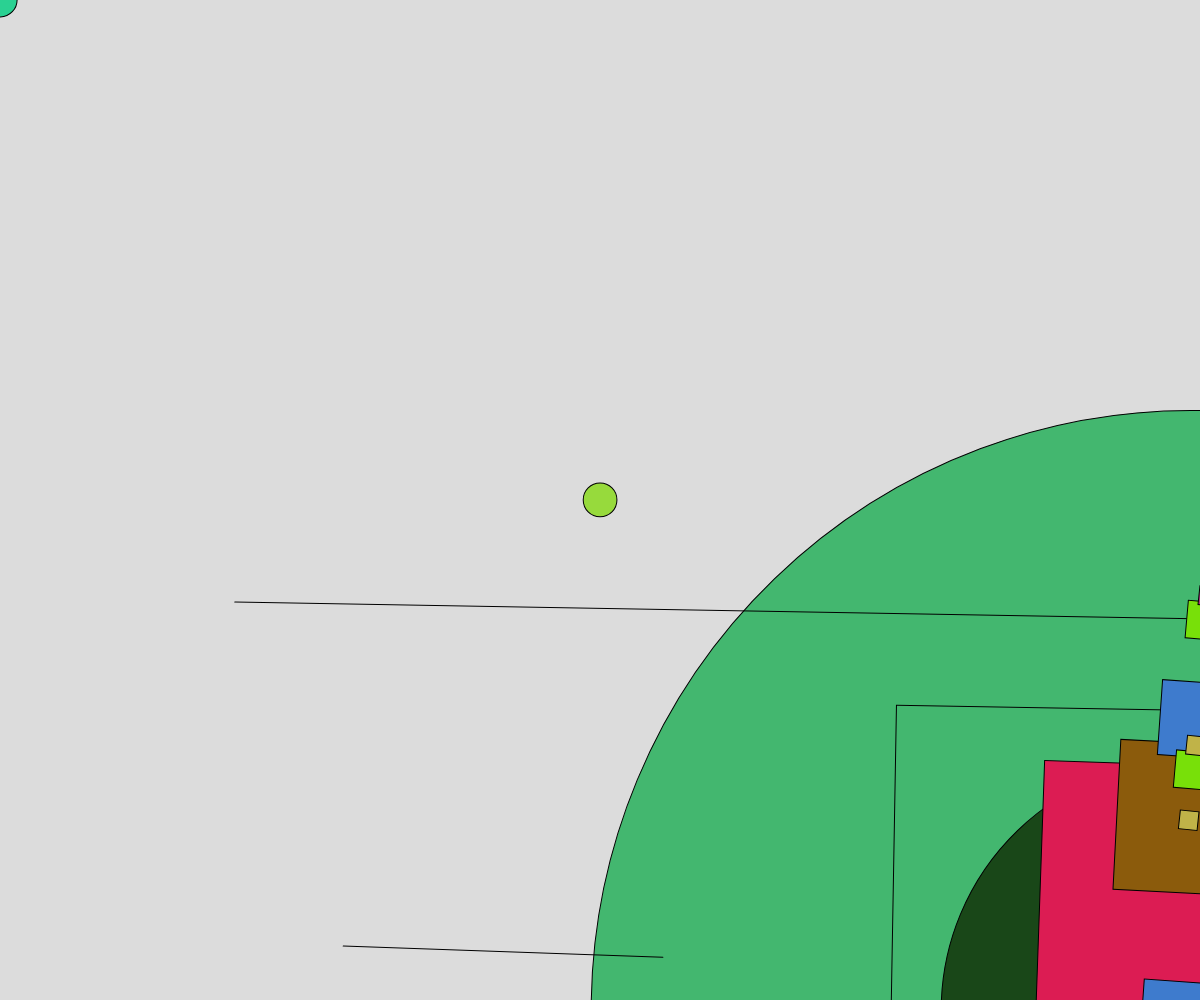
Frame 1 (no input)
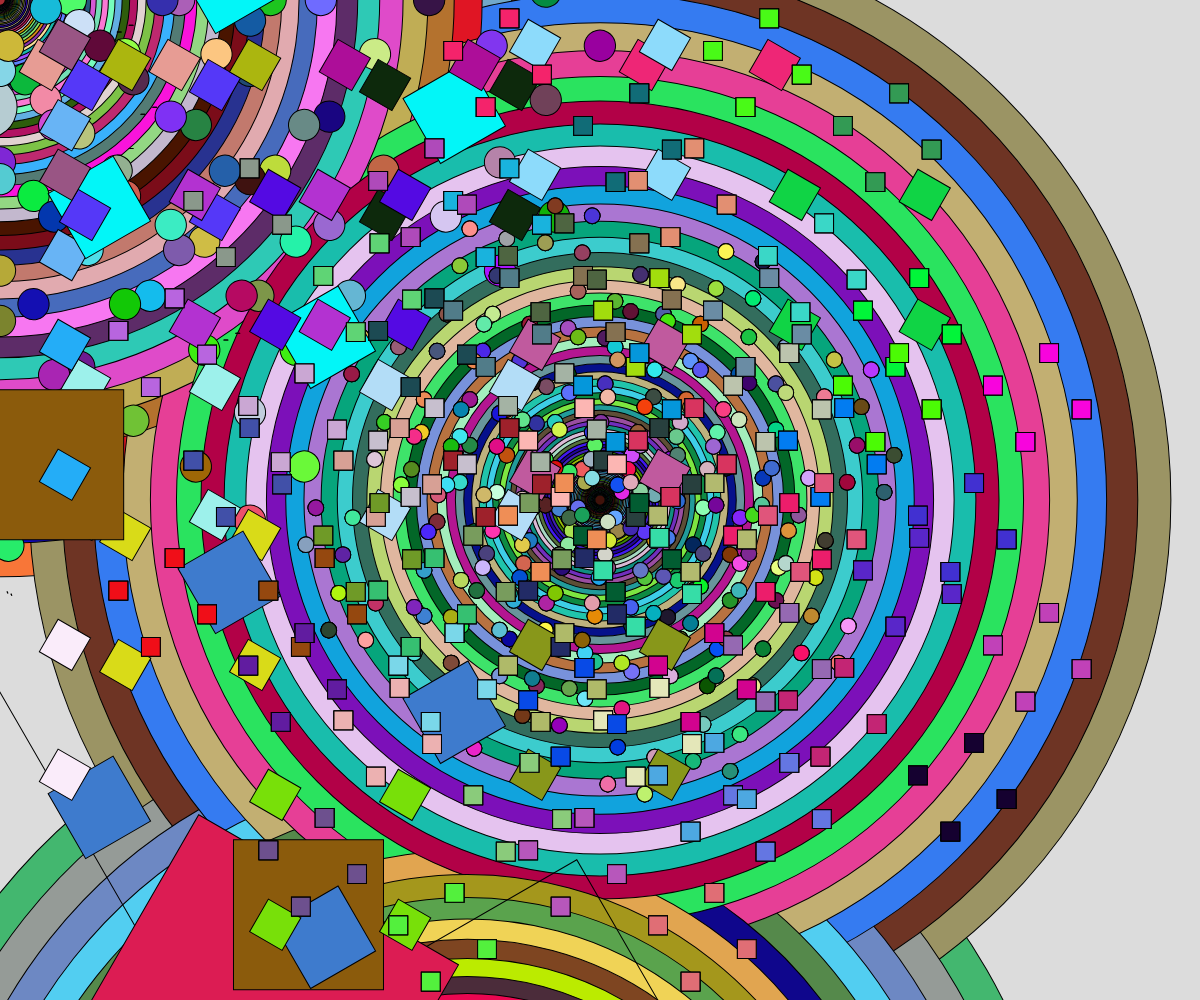
Frame 60 (no input)
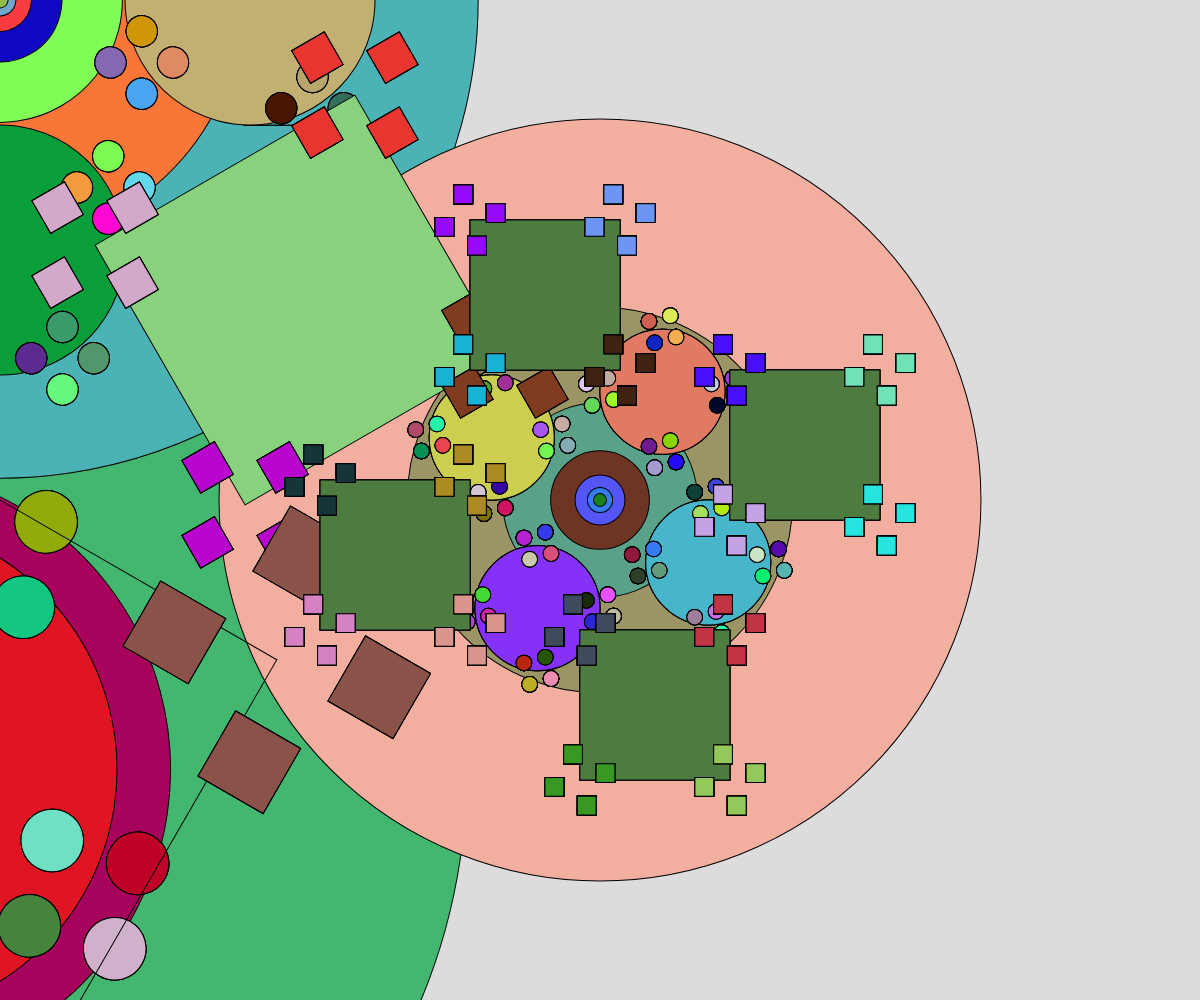
Frame 120 (the mouse pressed at the canvas centre since frame 60)

The p5.js sketch that drew these frames (run headless with seeded random() and noise() and a simulated clock; from frame 60 on, the mouse is pressed at the canvas centre):

// p5.js sketch
// ── sketch.js
// Recursion and Fractals
// Lukas Scrobe
// Nov/22/2023
// ?

// Globals
let seed;

function setup() {
  createCanvas(windowWidth, windowHeight);
  noFill();
  seed = random(100);
}

function draw() {
  background(220);
  randomSeed(seed);
  circleInCircle(width/2,height/2,width);
  cantor(width*0.1,height*0.3,width*0.8,10);
  circleFractal(width/2,height/2,height/2);
  squareFractal(width/2,height/2,width/2);
}

function squareFractal(x,y,len){
  rectMode(CENTER);
  if(len>10){
    push();
    translate(x,y);
    rotate(radians(frameCount));
    square(x,y,len);
    fill(random(255),random(255),random(255));
    squareFractal(x-len/2,y-len/2,len/2);
    squareFractal(x+len/2,y-len/2,len/2);
    squareFractal(x-len/2,y+len/2,len/2);
    squareFractal(x+len/2,y+len/2,len/2);
    pop();
  }
} 

function cantor(x,y,len,depth){
  if(depth>0){
    push();
    translate(x,y);
    rotate(radians(frameCount));
    line(x,y,x+len,y);
    let newY = y+20;
    cantor(x,newY,len/3,depth-1);
    cantor(x+len*(2/3),newY,len/3,depth-1);
    pop();
  }
}

function circleFractal(x,y,d){
  if(d>10){
    push();
    translate(x,y);
    rotate(radians(frameCount));
    fill(random(255),random(255),random(255));
    circle(x,y,d);
    circleFractal(x-d/2,y,d/2);
    circleFractal(x+d/2,y,d/2);
    circleFractal(x,y-d/2,d/2);
    circleFractal(x,y+d/2,d/2);
    pop();
  }
}

function circleInCircle(x,y,d){
  if(d > 10){
    push();
    translate(x,y);
    rotate(radians(frameCount));
    fill(random(255),random(255),random(255));
    circle(x,y,d);
    let den = map(mouseX,0,width,1.01,1.5);
    circleInCircle(x,y,d/den);
    pop();
  }
}
